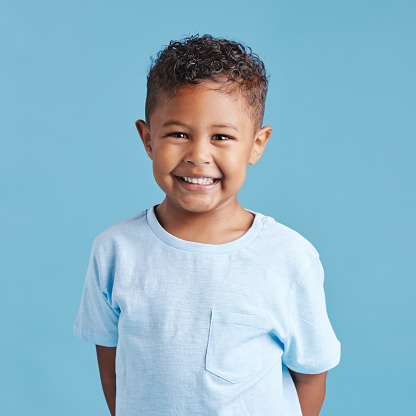
#> input picture jhon.jpg, 416 x 416 px
$ python matplot_show_img.py
#> lines starting #> are read from the running program, lines starting #| are printed output that depends on the picture
import matplotlib
matplotlib.use('TkAgg')  # Set the backend to TkAgg

import cv2
import numpy as np
import matplotlib.pyplot as plt

img = cv2.imread("jhon.jpg", 0)
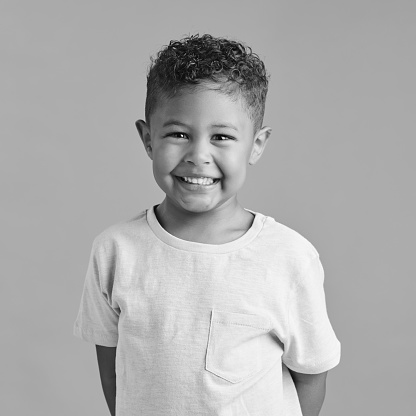
#> img: shape (416, 416); min 0, max 255, mean 173.4
plt.plot(img[0, :])
plt.show()
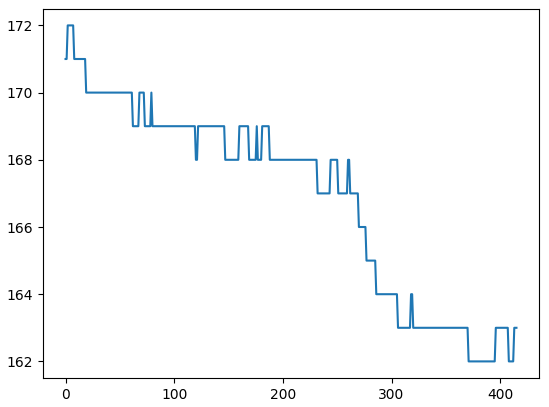
#> figure drawn by matplotlib, 1 panel; curve peaks at x = 2, y = 172
plt.waitforbuttonpress()
cv2.destroyAllWindows()
